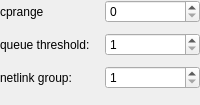
            <widget class="QWidget" name="WStackPage1">
             <layout class="QGridLayout">
              <property name="margin">
               <number>0</number>
              </property>
              <property name="spacing">
               <number>10</number>
              </property>
              <item row="0" column="1">
               <widget class="QSpinBox" name="cprange">
                <property name="maximum">
                 <number>1500</number>
                </property>
               </widget>
              </item>
              <item row="0" column="0">
               <widget class="QLabel" name="textLabel2">
                <property name="text">
                 <string>cprange</string>
                </property>
                <property name="wordWrap">
                 <bool>false</bool>
                </property>
               </widget>
              </item>
              <item row="1" column="1">
               <widget class="QSpinBox" name="qthreshold">
                <property name="minimum">
                 <number>1</number>
                </property>
               </widget>
              </item>
              <item row="1" column="0">
               <widget class="QLabel" name="textLabel3">
                <property name="text">
                 <string>queue threshold:</string>
                </property>
                <property name="wordWrap">
                 <bool>false</bool>
                </property>
               </widget>
              </item>
              <item row="2" column="0">
               <widget class="QLabel" name="textLabel4">
                <property name="text">
                 <string>netlink group:</string>
                </property>
                <property name="wordWrap">
                 <bool>false</bool>
                </property>
               </widget>
              </item>
              <item row="2" column="1">
               <widget class="QSpinBox" name="nlgroup">
                <property name="minimum">
                 <number>1</number>
                </property>
                <property name="maximum">
                 <number>32</number>
                </property>
               </widget>
              </item>
              <item row="3" column="0">
               <spacer>
                <property name="orientation">
                 <enum>Qt::Vertical</enum>
                </property>
                <property name="sizeType">
                 <enum>QSizePolicy::Expanding</enum>
                </property>
                <property name="sizeHint" stdset="0">
                 <size>
                  <width>20</width>
                  <height>16</height>
                 </size>
                </property>
               </spacer>
              </item>
             </layout>
            </widget>
